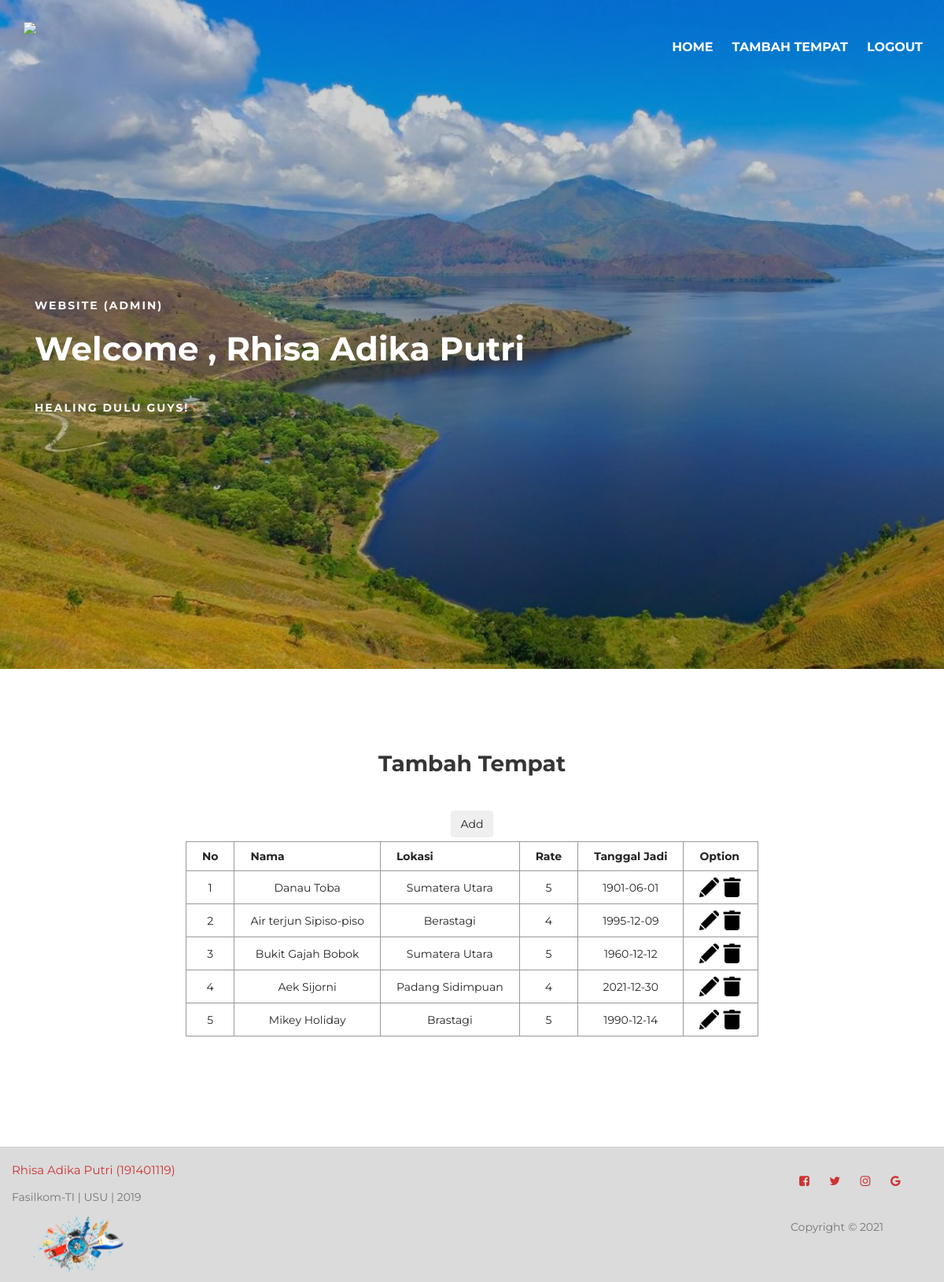
Page /tambah_tempat.php (signed in) on the committed database.
### tables this page shows
CREATE TABLE `user` (
  `name` varchar(30) NOT NULL,
  `username` varchar(30) NOT NULL,
  `password` varchar(30) NOT NULL,
  `level` enum('Admin','User','','') NOT NULL
);

CREATE TABLE `tempat_wisata` (
  `id` int(10) NOT NULL,
  `nama` varchar(50) NOT NULL,
  `lokasi` varchar(50) NOT NULL,
  `rate` enum('1','2','3','4','5') NOT NULL,
  `tanggal_jadi` date NOT NULL
);

### tambah_tempat.php (the view, shortened to what this page needs)
<?php
	if(($_SESSION['level'] != "Admin")){
    ?>
        <script>
            var yakin = confirm('Kamu bukan admin. Login dengan akun Admin?');
            if (yakin) {
                window.location = 'login.php';
            } else {
                history.back();
            }
        </script>
    <?php
	} else {
          include('koneksi.php');
          $username = $_SESSION['username'];
          $show = mysqli_query($koneksi, "select * from user where username = '$username'");
          if(mysqli_num_rows($show) == 0){
            echo '<script>window.history.back()</script>';
          } else {
            $d = mysqli_fetch_assoc($show);
          }
     }
?>
<!DOCTYPE html>
<html lang="en">
<head>
     <link rel="stylesheet" href="css/bootstrap.min.css">
     <link rel="stylesheet" href="css/font-awesome.min.css">
     <link rel="stylesheet" href="css/animate.css">
     <link rel="stylesheet" href="css/owl.carousel.css">
     <link rel="stylesheet" href="css/owl.theme.default.min.css">
     <link rel="stylesheet" href="css/magnific-popup.css">
     <link rel="stylesheet" href="css/style1.css">
</head>
<body>
     <section class="navbar custom-navbar navbar-fixed-top" role="navigation">
          <div class="container">
               <div class="navbar-header">
                    <a href="index.php"><img src="images/arcane.gif" height="75px" ></a>
               </div>
               <div class="collapse navbar-collapse">
                    <ul class="nav navbar-nav navbar-right">
                         <li><a href="#home" class="smoothScroll">Home</a></li>
                         <li><a href="tambah_tempat.php" class="smoothScroll">Tambah Tempat</a></li>
                         <li><a href="logout.php" class="smoothScroll">Logout</a></li>
                    </ul>
               </div>
          </div>
     </section>
     <section id="home" class="slider" data-stellar-background-ratio="0.5">
          <div class="row">
               <div class="owl-carousel owl-theme">
                    <div class="item item-1" style="background-image: url(images/slider1.jpg);">
                         <div class="caption">
                              <div class="container">
                                   <div class="col-md-8 col-sm-12">
                                        <h3>Website (<?php echo $d['level']; ?>)</h3>
                                        <h1>Welcome , <?php echo $d['name']; ?></h1>
                                        <h3>Healing dulu guys!</h3>
                                   </div>
                              </div>
                         </div>
                    </div>
               </div>
          </div>
     </section>
     <section class="premium-section spad" id="tambah_tempat" data-stellar-background-ratio="0.5">
          <div class="container text-center">
               <div class="row">
                    <div class="col-md-12 col-sm-12">
                         <div class="section-title wow fadeInUp" data-wow-delay="0.1s">
                              <h2 style="padding-bottom:40px">Tambah Tempat</h2>
                              <div class="row">
                                <table class="content">
                                <button type="button" class="btn btn-dark mb-3" style="margin-bottom: 5px"><a href="tambah.php">Add</a></button>
                                    <thead>
                                        <tr>
                                            <th>No</th>
                                            <th>Nama</th>
                                            <th>Lokasi</th>
                                            <th>Rate</th>
                                            <th>Tanggal Jadi</th>
                                            <th>Option</th>
                                        </tr>
                                    </thead>
                                    <?php
                                        include_once 'koneksi.php';
                                        $no=1;
                                        $data=mysqli_query($koneksi, "select * from tempat_wisata");
                                        while ($d=mysqli_fetch_array($data)){
                                    ?>
                                    <tbody>
                                        <tr>
                                             <td><?php echo $no++; ?></td>
                                             <td><?php echo $d['nama']; ?></td>
                                             <td><?php echo $d['lokasi']; ?></td>
                                             <td><?php echo $d['rate']; ?></td>
                                             <td><?php echo $d['tanggal_jadi']; ?></td>
                                             <td>
                                                  <a href="edit.php ?id=<?php echo $d['id'];?>"><img src="images/edit.png" style="height: auto; width: 25px;"></a>
                                                  <a href="hapus.php ?id=<?php echo $d['id'];?>"><img src="images/delete.png" style="height: auto; width: 25px;"></a>
                                             </td>
                                        </tr>
                                    <?php
                                    }
                                    ?>
                                    </tbody>
                                </table>
                              </div>
                         </div>
                    </div>
               </div>
          </div>
     </section>
     <footer id="footer" data-stellar-background-ratio="0.5">
          <div class="container">
               <div class="row">
                    <div class="col-md-10 col-sm-8"  style="padding: 1px 0">
                         <ul class="wow fadeInUp social-icon" data-wow-delay="0.4s">
                              <li><a href="#footer">Rhisa Adika Putri (191401119)</a></li>
                         </ul>
                              <p style="font-size:14px;">Fasilkom-TI | USU | 2019<p>
                         <div class="wow fadeInUp" data-wow-delay="0.8s">
                              <img src="images/logo.png" alt="" height="75px">
                         </div>
                    </div>
                    <div class="col-md-2 col-sm-4" style="padding-top:15px">
                         <ul class="wow fadeInUp social-icon" data-wow-delay="0.4s">
                              <li><a href="#" class="fa fa-facebook-square" attr="facebook icon"></a></li>
                              <li><a href="" class="fa fa-twitter"></a></li>
                              <li><a href="" class="fa fa-instagram"></a></li>
                              <li><a href="" class="fa fa-google"></a></li>
                         </ul>
                         <div class="wow fadeInUp copyright-text" data-wow-delay="0.8s">
                            <p><br>Copyright &copy; 2021</p>
                         </div>
                    </div>
               </div>
          </div>
     </footer>
</body>
</html>

### css/style1.css (style rules this page uses)
body { background: #ffffff; font-family: 'Montserrat', sans-serif; overflow-x: hidden; }
h1,h2,h3,h4,h5,h6 { font-weight: bold; line-height: inherit; }
h1 { color: #252525; font-size: 3em; line-height: 50px; }
h2 { color: #353535; font-size: 2em; padding-bottom: 10px; }
h3 { font-size: 1.5em; margin-bottom: 0; }
h3, h3 a { color: #454545; }
p { color: #757575; font-size: 14px; font-weight: normal; line-height: 24px; }
html { -webkit-font-smoothing: antialiased; }
a { color: #252525; -webkit-transition: 0.5s; transition: 0.5s; text-decoration: none !important; }
.section-title { padding-bottom: 40px; }
.section-title h2 { margin: 0; }
section { position: relative; padding: 100px 0; }
.custom-navbar { border: none; margin-bottom: 0; padding: 25px 0; }
.custom-navbar .navbar-nav.navbar-right li a { padding-right: 12px; padding-left: 12px; }
.custom-navbar .nav li a { font-size: 16px; font-weight: bold; color: #ffffff; padding-right: 22px; padding-left: 22px; padding-top: 25px; text-transform: uppercase; }
@media (min-width:768px) { .custom-navbar { border-bottom: 0; background: 0 0; } }
#home { padding: 0; }
#home h1 { color: #ffffff; padding-bottom: 30px; }
#home h3 { color: #f9f9f9; font-size: 14px; line-height: inherit; letter-spacing: 2px; text-transform: uppercase; margin: 0; }
@media (min-width: 768px) { .slider .col-md-8 { padding-left: 0; } }
.slider .caption { display: flex; justify-content: center; flex-direction: column; text-align: left; background-color: rgba(20,20,20,0.2); height: 100%; color: #fff; cursor: e-resize; padding: 4em 0 0 2em; }
.slider .item { background-position: inherit; background-repeat: no-repeat; background-attachment: local; background-size: cover; height: 850px; }
footer { border-top: 1px solid rgba(0,0,0,0.05); padding: 10px 0; background-color: #dbdbdb !important; }
.social-icon { position: relative; padding: 0; margin: 0; }
.social-icon li { display: inline-block; list-style: none; margin-bottom: 5px; }
.social-icon li a { border-radius: 100px; color: #ce3232; font-size: 15px; width: 35px; height: 35px; line-height: 35px; text-decoration: none; text-align: center; transition: all 0.4s ease-in-out; position: relative; }

### tambah_tempat.php (style rules this page uses)
.content { margin-left: auto; margin-right: auto; color: #232323; border-collapse: collapse; }
.content, th, td { border: 1px solid #999; padding: 8px 20px; }

### rows in the picture
user: level "ADMIN", name "Rhisa Adika Putri"
tempat_wisata: nama "Danau Toba", lokasi "Sumatera Utara", rate "5", tanggal_jadi "1901-06-01"
tempat_wisata: nama "Air terjun Sipiso-piso", lokasi "Berastagi", rate "4", tanggal_jadi "1995-12-09"
tempat_wisata: nama "Bukit Gajah Bobok", lokasi "Sumatera Utara", rate "5", tanggal_jadi "1960-12-12"
tempat_wisata: nama "Aek Sijorni", lokasi "Padang Sidimpuan", rate "4", tanggal_jadi "2021-12-30"
tempat_wisata: nama "Mikey Holiday", lokasi "Brastagi", rate "5", tanggal_jadi "1990-12-14"
